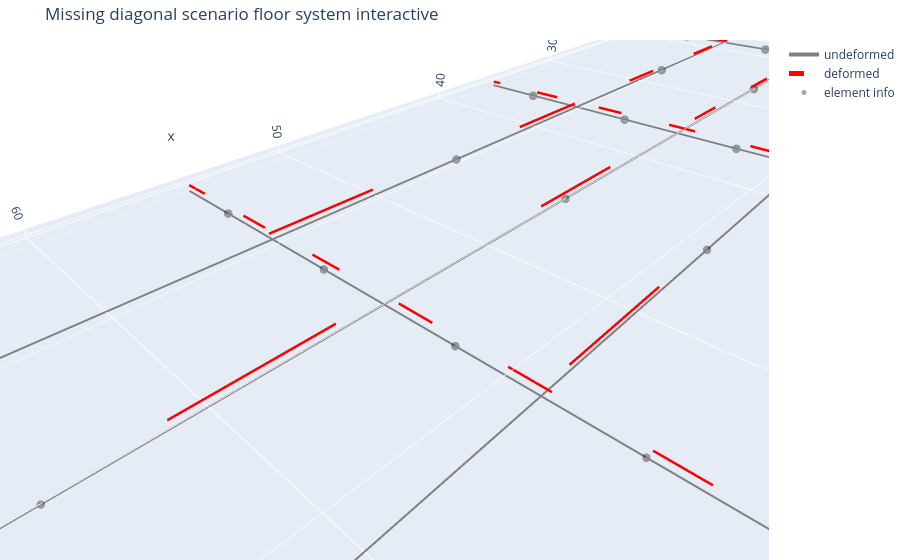

The code cell stored with this chart in its notebook:
### Code cell
model_path = "inputs/final_bridge/scenario_missing_diagonal.json"
_, clean_model, data, summary = preprocess_model(model_path)
package = solve_complete_model(clean_model, data)

fig = plot_structure_plotly(
    clean_model,
    data,
    U=package["results"]["U"],
    scale=3000,
    selector="floor_system",
    show_undeformed=True,
    show_deformed=True,
    show_nodes=False,
    show_node_labels=False,
    show_element_hover=True,
    title="Missing diagonal scenario floor system interactive",
    save_html="outputs/final_bridge/scenario_missing_diagonal_floor_system_interactive.html",
)
fig.show()

### Figure 1 — Plotly figure (JSON) as saved in the notebook; plotly's stock layout.template omitted (floating-point values rounded to 4 significant figures)
{"data": [{"hoverinfo": "skip", "line": {"color": "gray", "dash": "solid", "width": 4}, "mode": "lines", "name": "undeformed", "type": "scatter3d", "x": [18.18, 18.18, null, 18.18, 18.18, null, 18.18, 18.18, null, 18.18, 18.18, null, 36.35, 36.35, null, 36.35, 36.35, null, 36.35, 36.35, null, 36.35, 36.35, null, 54.53, 54.53, null, 54.53, 54.53, null, 54.53, 54.53, null, 54.53, 54.53, null, 72.7, 72.7, null, 72.7, 72.7, null, 72.7, 72.7, null, 72.7, 72.7, null, 90.88, 90.88, null, 90.88, 90.88, null, 90.88, 90.88, null, 90.88, 90.88, null, 18.18, 36.35, null, 36.35, 54.53, null, 54.53, 72.7, null, 72.7, 90.88, null, 18.18, 36.35, null, 36.35, 54.53, null, 54.53, 72.7, null, 72.7, 90.88, null, 18.18, 36.35, null, 36.35, 54.53, null, 54.53, 72.7, null, 72.7, 90.88, null], "y": [0, 5, null, 5, 10, null, 10, 15, null, 15, 20, null, 0, 5, null, 5, 10, null, 10, 15, null, 15, 20, null, 0, 5, null, 5, 10, null, 10, 15, null, 15, 20, null, 0, 5, null, 5, 10, null, 10, 15, null, 15, 20, null, 0, 5, null, 5, 10, null, 10, 15, null, 15, 20, null, 5, 5, null, 5, 5, null, 5, 5, null, 5, 5, null, 10, 10, null, 10, 10, null, 10, 10, null, 10, 10, null, 15, 15, null, 15, 15, null, 15, 15, null, 15, 15, null], "z": [0, 0, null, 0, 0, null, 0, 0, null, 0, 0, null, 0, 0, null, 0, 0, null, 0, 0, null, 0, 0, null, 0, 0, null, 0, 0, null, 0, 0, null, 0, 0, null, 0, 0, null, 0, 0, null, 0, 0, null, 0, 0, null, 0, 0, null, 0, 0, null, 0, 0, null, 0, 0, null, 0, 0, null, 0, 0, null, 0, 0, null, 0, 0, null, 0, 0, null, 0, 0, null, 0, 0, null, 0, 0, null, 0, 0, null, 0, 0, null, 0, 0, null, 0, 0, null]}, {"hoverinfo": "skip", "line": {"color": "red", "dash": "dash", "width": 5}, "mode": "lines", "name": "deformed", "type": "scatter3d", "x": [18.17, 18.15, null, 18.15, 18.14, null, 18.14, 18.15, null, 18.15, 18.17, null, 36.33, 36.32, null, 36.32, 36.31, null, 36.31, 36.32, null, 36.32, 36.33, null, 54.49, 54.49, null, 54.49, 54.49, null, 54.49, 54.49, null, 54.49, 54.49, null, 72.64, 72.66, null, 72.66, 72.66, null, 72.66, 72.66, null, 72.66, 72.65, null, 90.81, 90.83, null, 90.83, 90.84, null, 90.84, 90.83, null, 90.83, 90.81, null, 18.15, 36.32, null, 36.32, 54.49, null, 54.49, 72.66, null, 72.66, 90.83, null, 18.14, 36.31, null, 36.31, 54.49, null, 54.49, 72.66, null, 72.66, 90.84, null, 18.15, 36.32, null, 36.32, 54.49, null, 54.49, 72.66, null, 72.66, 90.83, null], "y": [0, 5.0, null, 5.0, 10.0, null, 10.0, 15.0, null, 15.0, 20, null, 0, 5.0, null, 5.0, 10.0, null, 10.0, 15.0, null, 15.0, 20, null, 0, 5.0, null, 5.0, 10.0, null, 10.0, 15.0, null, 15.0, 20, null, 0, 5.0, null, 5.0, 10.0, null, 10.0, 15.0, null, 15.0, 20, null, 0, 5.0, null, 5.0, 10.0, null, 10.0, 15.0, null, 15.0, 20, null, 5.0, 5.0, null, 5.0, 5.0, null, 5.0, 5.0, null, 5.0, 5.0, null, 10.0, 10.0, null, 10.0, 10.0, null, 10.0, 10.0, null, 10.0, 10.0, null, 15.0, 15.0, null, 15.0, 15.0, null, 15.0, 15.0, null, 15.0, 15.0, null], "z": [0.1061, 0.1202, null, 0.1202, 0.1345, null, 0.1345, 0.121, null, 0.121, 0.1072, null, 0.1817, 0.2199, null, 0.2199, 0.2586, null, 0.2586, 0.2215, null, 0.2215, 0.1839, null, 0.2111, 0.243, null, 0.243, 0.2744, null, 0.2744, 0.241, null, 0.241, 0.2082, null, 0.1853, 0.223, null, 0.223, 0.2604, null, 0.2604, 0.2221, null, 0.2221, 0.184, null, 0.1079, 0.1217, null, 0.1217, 0.1355, null, 0.1355, 0.1213, null, 0.1213, 0.1073, null, 0.1202, 0.2199, null, 0.2199, 0.243, null, 0.243, 0.223, null, 0.223, 0.1217, null, 0.1345, 0.2586, null, 0.2586, 0.2744, null, 0.2744, 0.2604, null, 0.2604, 0.1355, null, 0.121, 0.2215, null, 0.2215, 0.241, null, 0.241, 0.2221, null, 0.2221, 0.1213, null]}, {"hovertemplate": "%{text}<extra></extra>", "marker": {"color": "black", "opacity": 0.35, "size": 5}, "mode": "markers", "name": "element info", "text": ["Element 301<br>type = 3D_frame<br>nodes = 2 to 25<br>section = floor_beam", "Element 302<br>type = 3D_frame<br>nodes = 25 to 26<br>section = floor_beam", "Element 303<br>type = 3D_frame<br>nodes = 26 to 27<br>section = floor_beam", "Element 304<br>type = 3D_frame<br>nodes = 27 to 14<br>section = floor_beam", "Element 305<br>type = 3D_frame<br>nodes = 3 to 28<br>section = floor_beam", "Element 306<br>type = 3D_frame<br>nodes = 28 to 29<br>section = floor_beam", "Element 307<br>type = 3D_frame<br>nodes = 29 to 30<br>section = floor_beam", "Element 308<br>type = 3D_frame<br>nodes = 30 to 15<br>section = floor_beam", "Element 309<br>type = 3D_frame<br>nodes = 4 to 31<br>section = floor_beam", "Element 310<br>type = 3D_frame<br>nodes = 31 to 32<br>section = floor_beam", "Element 311<br>type = 3D_frame<br>nodes = 32 to 33<br>section = floor_beam", "Element 312<br>type = 3D_frame<br>nodes = 33 to 16<br>section = floor_beam", "Element 313<br>type = 3D_frame<br>nodes = 5 to 34<br>section = floor_beam", "Element 314<br>type = 3D_frame<br>nodes = 34 to 35<br>section = floor_beam", "Element 315<br>type = 3D_frame<br>nodes = 35 to 36<br>section = floor_beam", "Element 316<br>type = 3D_frame<br>nodes = 36 to 17<br>section = floor_beam", "Element 317<br>type = 3D_frame<br>nodes = 6 to 37<br>section = floor_beam", "Element 318<br>type = 3D_frame<br>nodes = 37 to 38<br>section = floor_beam", "Element 319<br>type = 3D_frame<br>nodes = 38 to 39<br>section = floor_beam", "Element 320<br>type = 3D_frame<br>nodes = 39 to 18<br>section = floor_beam", "Element 401<br>type = 3D_frame<br>nodes = 25 to 28<br>section = stringer_light", "Element 402<br>type = 3D_frame<br>nodes = 28 to 31<br>section = stringer_light", "Element 403<br>type = 3D_frame<br>nodes = 31 to 34<br>section = stringer_light", "Element 404<br>type = 3D_frame<br>nodes = 34 to 37<br>section = stringer_light", "Element 405<br>type = 3D_frame<br>nodes = 26 to 29<br>section = stringer_heavy", "Element 406<br>type = 3D_frame<br>nodes = 29 to 32<br>section = stringer_heavy", "Element 407<br>type = 3D_frame<br>nodes = 32 to 35<br>section = stringer_heavy", "Element 408<br>type = 3D_frame<br>nodes = 35 to 38<br>section = stringer_heavy", "Element 409<br>type = 3D_frame<br>nodes = 27 to 30<br>section = stringer_light", "Element 410<br>type = 3D_frame<br>nodes = 30 to 33<br>section = stringer_light", "Element 411<br>type = 3D_frame<br>nodes = 33 to 36<br>section = stringer_light", "Element 412<br>type = 3D_frame<br>nodes = 36 to 39<br>section = stringer_light"], "type": "scatter3d", "x": [18.18, 18.18, 18.18, 18.18, 36.35, 36.35, 36.35, 36.35, 54.53, 54.53, 54.53, 54.53, 72.7, 72.7, 72.7, 72.7, 90.88, 90.88, 90.88, 90.88, 27.26, 45.44, 63.62, 81.79, 27.26, 45.44, 63.62, 81.79, 27.26, 45.44, 63.62, 81.79], "y": [2.5, 7.5, 12.5, 17.5, 2.5, 7.5, 12.5, 17.5, 2.5, 7.5, 12.5, 17.5, 2.5, 7.5, 12.5, 17.5, 2.5, 7.5, 12.5, 17.5, 5, 5, 5, 5, 10, 10, 10, 10, 15, 15, 15, 15], "z": [0, 0, 0, 0, 0, 0, 0, 0, 0, 0, 0, 0, 0, 0, 0, 0, 0, 0, 0, 0, 0, 0, 0, 0, 0, 0, 0, 0, 0, 0, 0, 0]}], "layout": {"margin": {"b": 0, "l": 0, "r": 0, "t": 40}, "scene": {"aspectmode": "data", "xaxis": {"title": {"text": "x"}}, "yaxis": {"title": {"text": "y"}}, "zaxis": {"title": {"text": "z"}}}, "showlegend": true, "title": {"text": "Missing diagonal scenario floor system interactive"}}}
